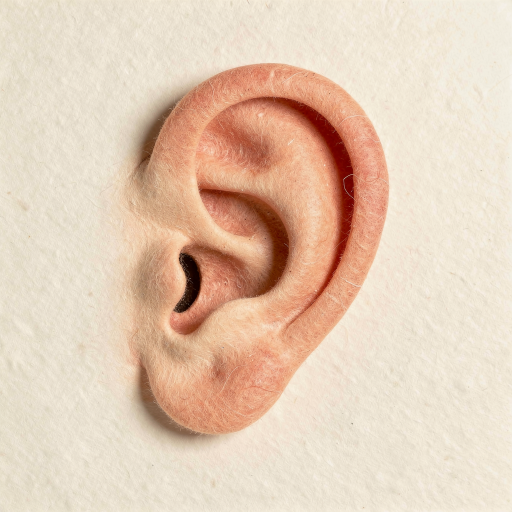
#> input picture assets/library/ear/v3/ear-source.png, 1024 x 1024 px (shown at 1/2 size)
$ python -i rive_assets.py   (imports and definitions only)
#> lines starting #> are read from the running program, lines starting #| are printed output that depends on the picture; after the words box and inside, x2 and y2 are one past the last pixel; in counts of white or black regions, pixels touching at a corner belong together
from __future__ import annotations

import hashlib
import json
import tempfile
from collections import deque
from dataclasses import dataclass
from pathlib import Path

import numpy as np
from PIL import Image, ImageFilter, UnidentifiedImageError

from .config import Settings
from .errors import ConfigurationError

APPROVED_POSES = {
    "neutral": "neutral.png",
    "lift": "lifting-stone-r3.png",
    "explain": "explaining.png",
}


@dataclass(frozen=True)
class RiveAssetResult:
    outputs: tuple[Path, ...]
    reused: bool
    dry_run: bool


# [63 lines that did not run here, left out]


def _extract_connected_background(source: Path, output: Path) -> None:
#> called with output = 'out.png'
    try:
        with Image.open(source) as opened:
#> opened is the input picture: PIL image 1024x1024 RGB; mean R, G, B 228, 203.4, 182
            rgb_image = opened.convert("RGB")
    except (OSError, UnidentifiedImageError) as exc:
        raise ConfigurationError(f"Invalid mascot source image: {source}") from exc
    rgb = np.asarray(rgb_image, dtype=np.int16)
    height, width, _ = rgb.shape
#> height = 1024; width = 1024
    side = max(20, width // 32)
#> side = 32
    side_samples = np.concatenate((rgb[:, :side, :], rgb[:, -side:, :]), axis=1)
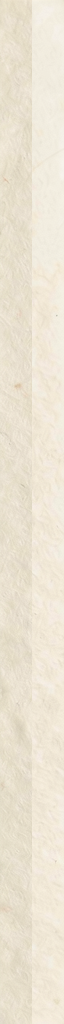
#> side_samples: shape (1024, 64, 3) int16; mean R, G, B 236.1, 228.1, 211.3
    row_background = np.median(side_samples, axis=1)
#> row_background = 1024 rows, first 8: [237.5, 229.5, 212], [237, 229.5, 212.5], [238, 230.5, 212], [238, 231, 214], [238, 230.5, 212], [237, 230, 211], [238, 231.5, 213], [237.5, 231.5, 213]
    delta = rgb.astype(np.float32) - row_background[:, None, :].astype(np.float32)
    distance = np.sqrt(np.sum(delta * delta, axis=2))
    eligible = distance < 75.0
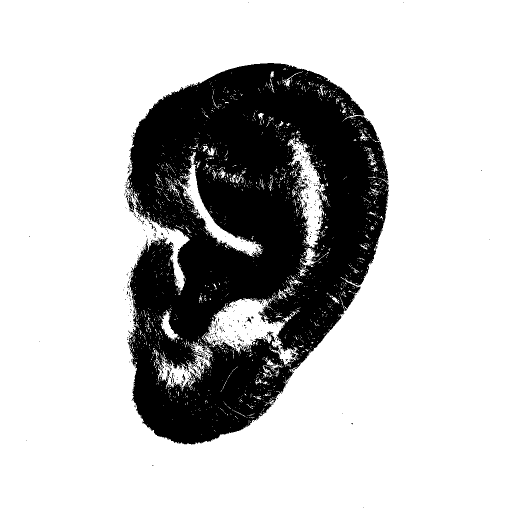
#> eligible: shape (1024, 1024) bool (shown at 1/2 size); 75.3% white; 504 black regions (491 under 20 px), largest, box (x1, y1, x2, y2) and area: (251, 126, 778, 890) 256625, (254, 389, 271, 421) 195, (423, 679, 442, 688) 52
    red = rgb[:, :, 0]
    green = rgb[:, :, 1]
    blue = rgb[:, :, 2]
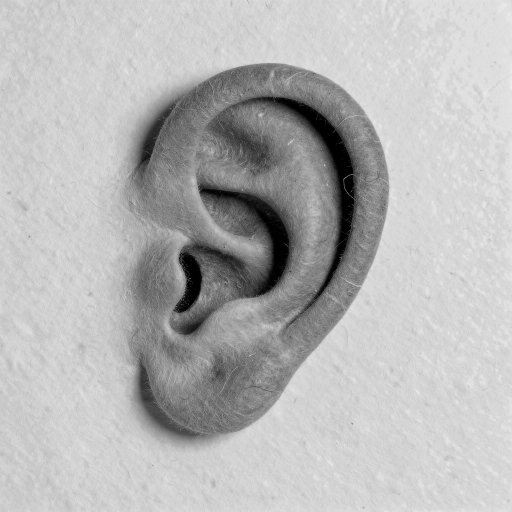
#> blue: shape (1024, 1024) int16 (shown at 1/2 size); min 0, max 238, mean 182
    warm_felt = ((red - blue) > 38) & ((red - green) > 18)
#> warm_felt: shape (1024, 1024) bool; 30.4% white; 144 white regions (138 under 20 px), largest, box (x1, y1, x2, y2) and area: (215, 125, 780, 898) 317767, (217, 680, 228, 694) 41, (219, 632, 226, 647) 38, (587, 796, 594, 808) 28, (669, 733, 676, 738) 22, (690, 658, 694, 669) 20
    eligible &= ~warm_felt
    eligible[0, :] = True
    eligible[-1, :] = True
    eligible[:, 0] = True
    eligible[:, -1] = True
    connected = _border_connected(eligible, rgb=rgb, max_neighbor_distance=12.0)
#> after the loop in _border_connected, `for x in range(width):`: connected: shape (1024, 1024) bool; 0.2% white in thin lines or dots
#> after the loop in _border_connected, `for y in range(1, height - 1):`:
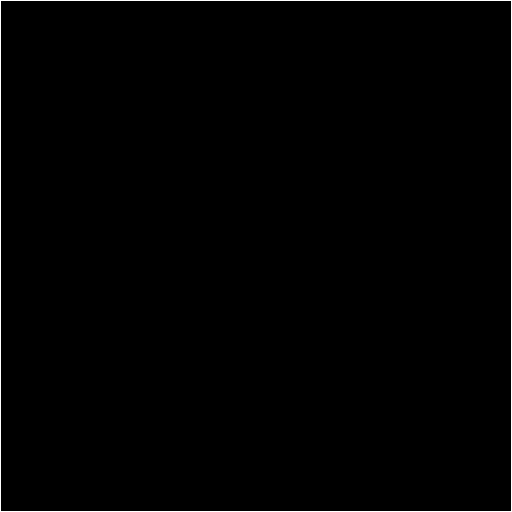
#> connected: shape (1024, 1024) bool (shown at 1/2 size); 0.39% white in thin lines or dots
#> the loop in _border_connected, `while queue:` made 725005 passes
#> after the loop in _border_connected, `while queue:`: connected: shape (1024, 1024) bool; 69.1% white; 330 black regions (322 under 20 px), largest, box (x1, y1, x2, y2) and area: (215, 125, 780, 898) 322470, (217, 680, 228, 694) 46, (219, 632, 226, 647) 40

    bottom_rows = np.arange(height)[:, None] > int(height * 0.76)
    chroma = np.max(rgb, axis=2) - np.min(rgb, axis=2)
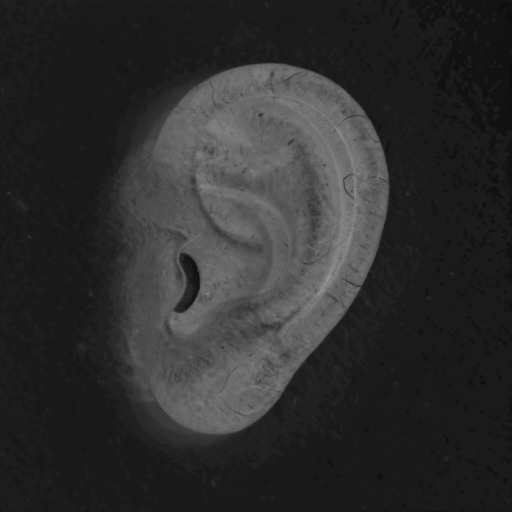
#> chroma: shape (1024, 1024) int16 (shown at 1/2 size); min 10, max 153, mean 46
    neutral_floor = bottom_rows & (chroma < 55) & (np.mean(rgb, axis=2) > 80)
#> neutral_floor: shape (1024, 1024) bool; 22% white; 16 white regions (15 under 20 px), largest, box (x1, y1, x2, y2) and area: (0, 779, 1024, 1024) 230521
    connected |= neutral_floor
#> connected: shape (1024, 1024) bool; 69.6% white; 234 black regions (227 under 20 px), largest, box (x1, y1, x2, y2) and area: (215, 125, 780, 876) 317519, (217, 680, 228, 694) 46, (219, 632, 226, 647) 40

    foreground = Image.fromarray((~connected).astype(np.uint8) * 255, mode="L")
    alpha = foreground.filter(ImageFilter.GaussianBlur(radius=1.25))
    alpha_array = np.asarray(alpha, dtype=np.uint8).copy()
    alpha_array[alpha_array < 8] = 0
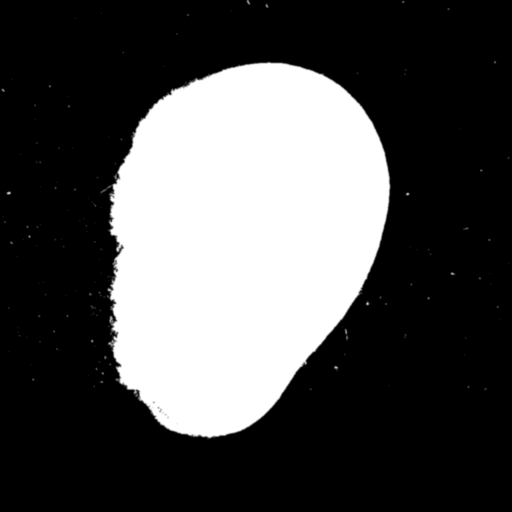
#> alpha_array: shape (1024, 1024) (shown at 1/2 size); min 0, max 255, mean 77.4
    alpha_array[alpha_array > 247] = 255
#> alpha_array: shape (1024, 1024); 0.26% of pixels changed, all inside (x1, y1, x2, y2) = (223, 127, 778, 873)
    alpha_array[:3, :] = 0
#> alpha_array: shape (1024, 1024); min 0, max 255, mean 77.4
    alpha_array[-3:, :] = 0
    alpha_array[:, :3] = 0
#> alpha_array: shape (1024, 1024); min 0, max 255, mean 77.4
    alpha_array[:, -3:] = 0
    rgba = np.dstack((rgb.astype(np.uint8), alpha_array))
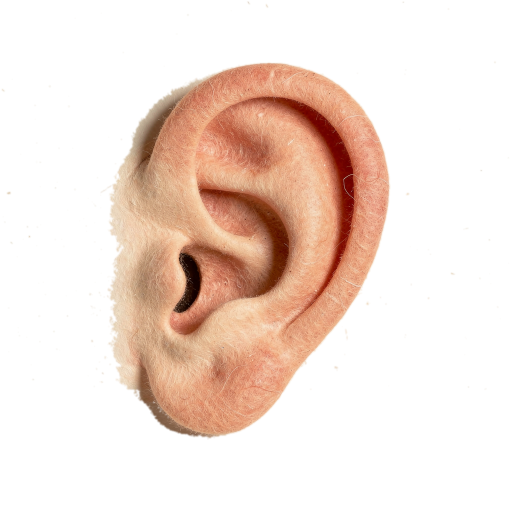
#> rgba: shape (1024, 1024, 4) (shown at 1/2 size); mean R, G, B, A 228, 203.4, 182, 77.4; transparent parts drawn white

#> (the run stopped early here; a loop or call above may not have finished)
